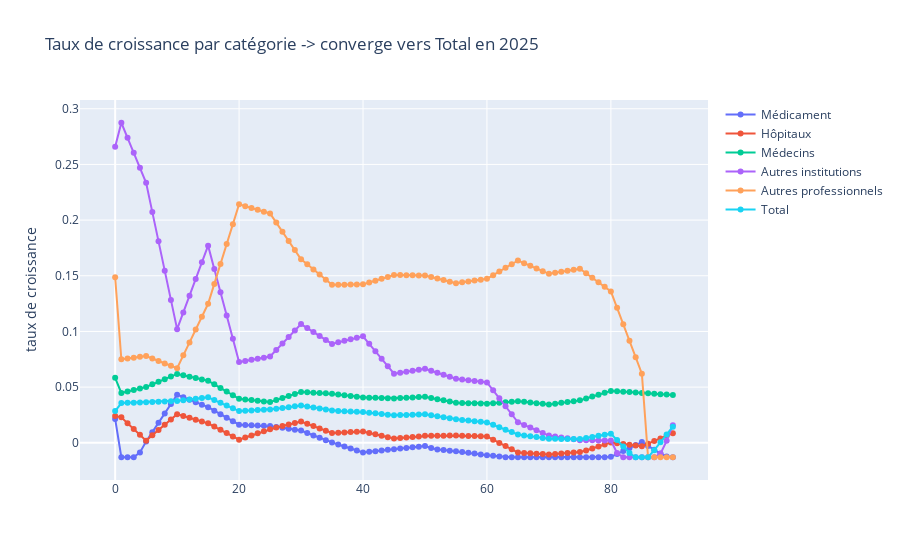

Write notebook code for a chart like this one.
### Code cell
#mode='lines'
tcam_fig = make_subplots()
tcam_fig.add_trace(go.Scatter(x=tcam.index, y=tcam.loc[:,'Drugs'],
                    mode='lines+markers',
                    name='Médicament'))
tcam_fig.add_trace(go.Scatter(x=tcam.index, y=tcam.loc[:,'Hospitals'],
                    mode='lines+markers',
                    name='Hôpitaux'))
tcam_fig.add_trace(go.Scatter(x=tcam.index, y=tcam.loc[:,'Physicians'],
                    mode='lines+markers',
                    name='Médecins'))
tcam_fig.add_trace(go.Scatter(x=tcam.index, y=tcam.loc[:,'Other Institutions'],
                    mode='lines+markers',
                    name='Autres institutions'))
tcam_fig.add_trace(go.Scatter(x=tcam.index, y=tcam.loc[:,'Other Professionals'],
                    mode='lines+markers',
                    name='Autres professionnels'))

tcam_fig.add_trace(go.Scatter(x=tcam.index, y=tcam.loc[:,'Total'],
                    mode='lines+markers',
                    name='Total'))

tcam_fig.update_layout(
    title_text="Taux de croissance par catégorie -> converge vers Total en 2025"
)
tcam_fig.update_yaxes(title_text="taux de croissance")
